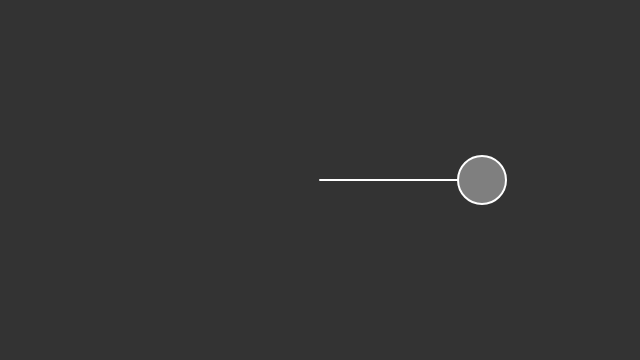
Frame 1 (no input)
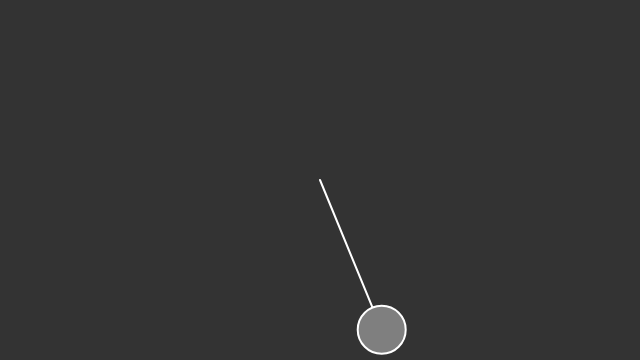
Frame 60 (no input)
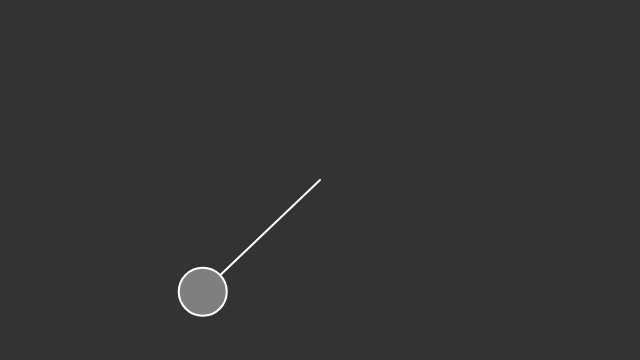
Frame 120 (the mouse pressed at the canvas centre since frame 60)

The p5.js sketch that drew these frames (run headless with seeded random() and noise() and a simulated clock; from frame 60 on, the mouse is pressed at the canvas centre):

// p5.js sketch
// ── sketch.js
var r;
var theta;

function setup() {
    createCanvas(640, 360);
    r = height * 0.45;
    theta = 0;
}

function draw() {
    background(51);

    translate(width / 2, height / 2);

    var x = r * cos(theta);
    var y = r * sin(theta);

    ellipseMode(CENTER);
    fill(127);
    stroke(255);
    strokeWeight(2);
    line(0, 0, x, y);
    ellipse(x, y, 48, 48);

    theta += 0.02;
}
